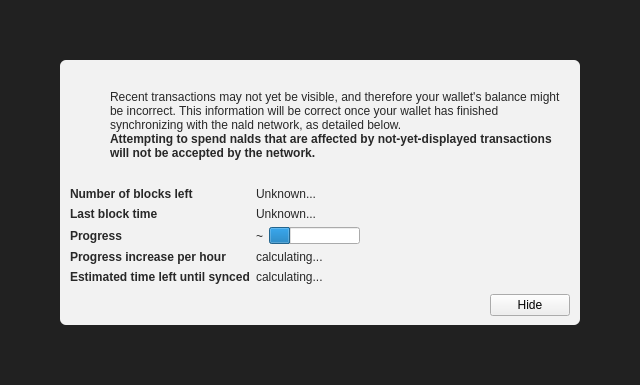
<?xml version="1.0" encoding="UTF-8"?>
<ui version="4.0">
 <class>ModalOverlay</class>
 <widget class="ModalOverlay" name="ModalOverlay">
  <property name="geometry">
   <rect>
    <x>0</x>
    <y>0</y>
    <width>640</width>
    <height>385</height>
   </rect>
  </property>
  <property name="windowTitle">
   <string>Form</string>
  </property>
  <layout class="QVBoxLayout" name="verticalLayout" stretch="0">
   <property name="sizeConstraint">
    <enum>QLayout::SetDefaultConstraint</enum>
   </property>
   <property name="leftMargin">
    <number>0</number>
   </property>
   <property name="topMargin">
    <number>0</number>
   </property>
   <property name="rightMargin">
    <number>0</number>
   </property>
   <property name="bottomMargin">
    <number>0</number>
   </property>
   <item>
    <widget class="QWidget" name="bgWidget" native="true">
     <property name="styleSheet">
      <string notr="true">#bgWidget { background: rgba(0,0,0,220); }</string>
     </property>
     <layout class="QVBoxLayout" name="verticalLayoutMain" stretch="1">
      <property name="leftMargin">
       <number>60</number>
      </property>
      <property name="topMargin">
       <number>60</number>
      </property>
      <property name="rightMargin">
       <number>60</number>
      </property>
      <property name="bottomMargin">
       <number>60</number>
      </property>
      <item>
       <widget class="QWidget" name="contentWidget" native="true">
        <property name="styleSheet">
         <string notr="true">#contentWidget { background: rgba(255,255,255,240); border-radius: 6px; }

QLabel { color: rgb(40,40,40);  }</string>
        </property>
        <layout class="QVBoxLayout" name="verticalLayoutSub" stretch="1,0,0,0">
         <property name="spacing">
          <number>0</number>
         </property>
         <property name="leftMargin">
          <number>10</number>
         </property>
         <property name="topMargin">
          <number>10</number>
         </property>
         <property name="rightMargin">
          <number>10</number>
         </property>
         <property name="bottomMargin">
          <number>10</number>
         </property>
         <item>
          <layout class="QHBoxLayout" name="horizontalLayoutIconText" stretch="0,1">
           <property name="topMargin">
            <number>20</number>
           </property>
           <item>
            <layout class="QVBoxLayout" name="verticalLayoutIcon">
             <property name="leftMargin">
              <number>0</number>
             </property>
             <item>
              <widget class="QPushButton" name="warningIcon">
               <property name="enabled">
                <bool>false</bool>
               </property>
               <property name="text">
                <string/>
               </property>
               <property name="icon">
                <iconset>
                 <normaloff>:/icons/warning</normaloff>
                 <disabledoff>:/icons/warning</disabledoff>:/icons/warning</iconset>
               </property>
               <property name="iconSize">
                <size>
                 <width>48</width>
                 <height>48</height>
                </size>
               </property>
               <property name="flat">
                <bool>true</bool>
               </property>
              </widget>
             </item>
             <item>
              <spacer name="verticalSpacerWarningIcon">
               <property name="orientation">
                <enum>Qt::Vertical</enum>
               </property>
               <property name="sizeHint" stdset="0">
                <size>
                 <width>20</width>
                 <height>40</height>
                </size>
               </property>
              </spacer>
             </item>
            </layout>
           </item>
           <item>
            <layout class="QVBoxLayout" name="verticalLayoutInfoText">
             <property name="leftMargin">
              <number>0</number>
             </property>
             <property name="topMargin">
              <number>0</number>
             </property>
             <item>
              <widget class="QLabel" name="infoText">
               <property name="text">
                <string>Recent transactions may not yet be visible, and therefore your wallet's balance might be incorrect. This information will be correct once your wallet has finished synchronizing with the nald network, as detailed below.</string>
               </property>
               <property name="textFormat">
                <enum>Qt::RichText</enum>
               </property>
               <property name="wordWrap">
                <bool>true</bool>
               </property>
              </widget>
             </item>
             <item>
              <widget class="QLabel" name="infoTextStrong">
               <property name="font">
                <font>
                 <weight>75</weight>
                 <bold>true</bold>
                </font>
               </property>
               <property name="text">
                <string>Attempting to spend nalds that are affected by not-yet-displayed transactions will not be accepted by the network.</string>
               </property>
               <property name="textFormat">
                <enum>Qt::RichText</enum>
               </property>
               <property name="wordWrap">
                <bool>true</bool>
               </property>
              </widget>
             </item>
             <item>
              <spacer name="verticalSpacerInTextSpace">
               <property name="orientation">
                <enum>Qt::Vertical</enum>
               </property>
               <property name="sizeHint" stdset="0">
                <size>
                 <width>20</width>
                 <height>40</height>
                </size>
               </property>
              </spacer>
             </item>
            </layout>
           </item>
          </layout>
         </item>
         <item>
          <spacer name="verticalSpacerAfterText">
           <property name="orientation">
            <enum>Qt::Vertical</enum>
           </property>
           <property name="sizeHint" stdset="0">
            <size>
             <width>20</width>
             <height>40</height>
            </size>
           </property>
          </spacer>
         </item>
         <item>
          <layout class="QFormLayout" name="formLayout">
           <property name="fieldGrowthPolicy">
            <enum>QFormLayout::FieldsStayAtSizeHint</enum>
           </property>
           <property name="horizontalSpacing">
            <number>6</number>
           </property>
           <property name="verticalSpacing">
            <number>6</number>
           </property>
           <property name="topMargin">
            <number>10</number>
           </property>
           <item row="0" column="0">
            <widget class="QLabel" name="labelNumberOfBlocksLeft">
             <property name="font">
              <font>
               <weight>75</weight>
               <bold>true</bold>
              </font>
             </property>
             <property name="text">
              <string>Number of blocks left</string>
             </property>
            </widget>
           </item>
           <item row="0" column="1">
            <widget class="QLabel" name="numberOfBlocksLeft">
             <property name="text">
              <string>Unknown...</string>
             </property>
            </widget>
           </item>
           <item row="1" column="0">
            <widget class="QLabel" name="labelLastBlockTime">
             <property name="font">
              <font>
               <weight>75</weight>
               <bold>true</bold>
              </font>
             </property>
             <property name="text">
              <string>Last block time</string>
             </property>
            </widget>
           </item>
           <item row="1" column="1">
            <widget class="QLabel" name="newestBlockDate">
             <property name="sizePolicy">
              <sizepolicy hsizetype="Maximum" vsizetype="Preferred">
               <horstretch>0</horstretch>
               <verstretch>0</verstretch>
              </sizepolicy>
             </property>
             <property name="text">
              <string>Unknown...</string>
             </property>
            </widget>
           </item>
           <item row="2" column="0">
            <widget class="QLabel" name="labelSyncDone">
             <property name="font">
              <font>
               <weight>75</weight>
               <bold>true</bold>
              </font>
             </property>
             <property name="text">
              <string>Progress</string>
             </property>
            </widget>
           </item>
           <item row="2" column="1">
            <layout class="QHBoxLayout" name="horizontalLayoutSync" stretch="0,1">
             <item>
              <widget class="QLabel" name="percentageProgress">
               <property name="text">
                <string notr="true">~</string>
               </property>
              </widget>
             </item>
             <item>
              <widget class="QProgressBar" name="progressBar">
               <property name="value">
                <number>24</number>
               </property>
               <property name="format">
                <string/>
               </property>
              </widget>
             </item>
            </layout>
           </item>
           <item row="4" column="0">
            <widget class="QLabel" name="labelProgressIncrease">
             <property name="font">
              <font>
               <weight>75</weight>
               <bold>true</bold>
              </font>
             </property>
             <property name="text">
              <string>Progress increase per hour</string>
             </property>
            </widget>
           </item>
           <item row="4" column="1">
            <widget class="QLabel" name="progressIncreasePerH">
             <property name="text">
              <string>calculating...</string>
             </property>
            </widget>
           </item>
           <item row="5" column="0">
            <widget class="QLabel" name="labelEstimatedTimeLeft">
             <property name="font">
              <font>
               <weight>75</weight>
               <bold>true</bold>
              </font>
             </property>
             <property name="text">
              <string>Estimated time left until synced</string>
             </property>
            </widget>
           </item>
           <item row="5" column="1">
            <widget class="QLabel" name="expectedTimeLeft">
             <property name="text">
              <string>calculating...</string>
             </property>
            </widget>
           </item>
          </layout>
         </item>
         <item>
          <layout class="QHBoxLayout" name="horizontalLayoutButtons">
           <property name="leftMargin">
            <number>10</number>
           </property>
           <property name="topMargin">
            <number>10</number>
           </property>
           <item>
            <spacer name="horizontalSpacer">
             <property name="orientation">
              <enum>Qt::Horizontal</enum>
             </property>
             <property name="sizeHint" stdset="0">
              <size>
               <width>40</width>
               <height>20</height>
              </size>
             </property>
            </spacer>
           </item>
           <item>
            <widget class="QPushButton" name="closeButton">
             <property name="text">
              <string>Hide</string>
             </property>
            </widget>
           </item>
          </layout>
         </item>
        </layout>
       </widget>
      </item>
     </layout>
    </widget>
   </item>
  </layout>
 </widget>
 <customwidgets>
  <customwidget>
   <class>ModalOverlay</class>
   <extends>QWidget</extends>
   <header>modaloverlay.h</header>
   <container>1</container>
  </customwidget>
 </customwidgets>
 <resources/>
 <connections/>
</ui>
